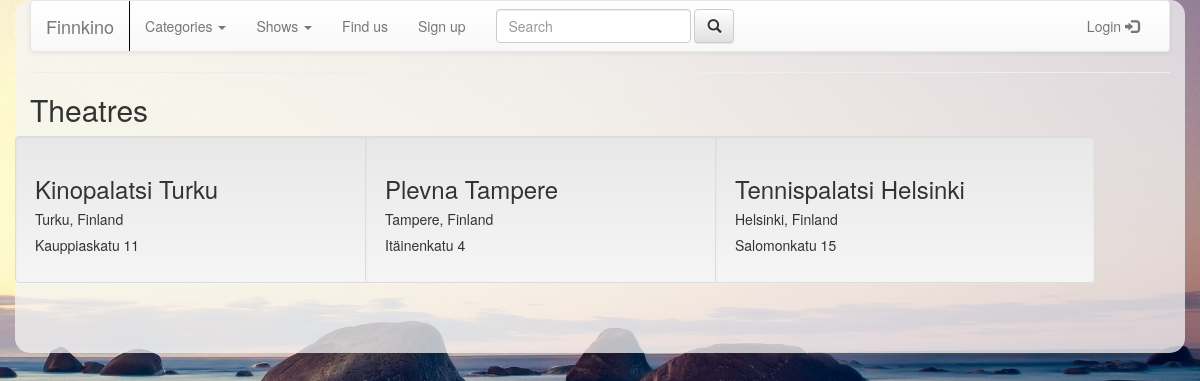
Page /movieapp/theatres/ on the committed database.
### movieapp/models.py (models this page shows, shortened)
class Theatre(models.Model):
    country = models.CharField(max_length=30)
    city = models.CharField(max_length=30)
    street = models.CharField(max_length=50)
    name = models.CharField(max_length=50, default="")

### movieapp/views.py (the view)
def theatres(request):
    all_theatres = Theatre.objects.all().order_by('-city')
    context = {"all_theatres": all_theatres}
    return render(request, "movieapp/theatres.html", context)

### movieapp/templates/movieapp/theatres.html
{% include 'movieapp/header.html' %}
    <h2>Theatres</h2>
    {% if all_theatres %}
      {% for theatre in all_theatres %}
        <div class="col-md-4 well row">
          <h3>{{ theatre.name }}</h3>
          <h5>{{ theatre.city }}, {{ theatre.country }}</h5>
          <h5>{{ theatre.street }}</h5>
        </div>
      {% endfor %}
    {% else %}
      <p>No theatres available.</p>
    {% endif %}
    </div>
  </body>
</html>

### movieapp/static/css/styles.css (style rules this page uses)
body { background-image:url("/static/img/background.jpg"); }
@media screen and (min-width:420px) { body { background-repeat:no-repeat; background-attachment: fixed; background-size:100%; height: 100vh; } }

### rows in the picture
Theatre: name "Kinopalatsi Turku", city "Turku", country "Finland", street "Kauppiaskatu 11"
Theatre: name "Plevna Tampere", city "Tampere", country "Finland", street "Itäinenkatu 4"
Theatre: name "Tennispalatsi Helsinki", city "Helsinki", country "Finland", street "Salomonkatu 15"
